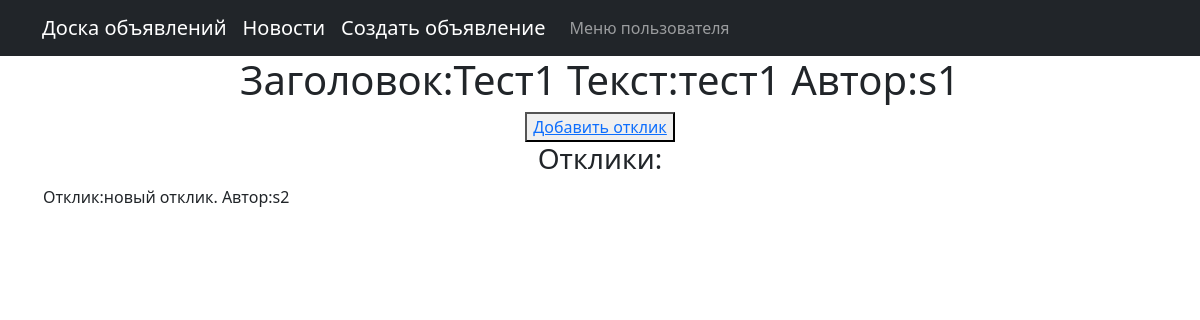
/posts/1, run on the app's committed database.
### news/models.py (models this page shows, shortened)
class Post(models.Model):
    title = models.CharField(max_length=255)
    text = models.CharField(max_length=10000)
    category = models.ForeignKey(Category, on_delete=models.CASCADE)
    author = models.ForeignKey(User, on_delete=models.CASCADE)
    time_creation = models.DateTimeField(auto_now_add=True)
    photo = models.ImageField(upload_to='photos/%Y/%m/%d/', default=None,
                              blank=True, null=True, verbose_name='Фото')
    photo2 = models.ImageField(upload_to='photos2/%Y/%m/%d/', default=None,
                               blank=True, null=True, verbose_name='Фото 2')
    video = EmbedVideoField(default=None, blank=True, null=True, verbose_name='Видео')
    video2 = EmbedVideoField(default=None, blank=True, null=True, verbose_name='Видео 2')
    def __str__(self):
        return f'Заголовок:{self.title.title()} Текст:{self.text} Автор:{self.author.username}'

class User(AbstractUser):
    code = models.CharField(max_length=15, blank=True, null=True)

class Responses(models.Model):
    new = 'NW'
    confirmed = 'CF'
    deleted = 'DL'
    post = models.ForeignKey(Post, on_delete=models.CASCADE)
    author = models.ForeignKey(User, on_delete=models.CASCADE)
    text = models.CharField(max_length=10000)
    status = models.CharField(max_length=2, choices=TYPE, )
    time_creation = models.DateTimeField(auto_now_add=True)
    def __str__(self):
        return f'Отклик:{self.text}. Автор:{self.author.username}'

### news/views.py (the view)
# urls.py: path('<int:pk>', PostDetail.as_view(), name='post_detail'),
class PostDetail(DetailView):
    model = Post
    template_name = 'post.html'
    context_object_name = 'post'
    def get_context_data(self, **kwargs):
        context = super().get_context_data(**kwargs)
        user = self.request.user.username
        s = context.get('post')
        a = str(s.author)
        res_list = [Responses.objects.filter(post=self.kwargs['pk'], status='CF')]
        x, *b = res_list
        context['c'] = False
        if user == a:
            context['is_user'] = True
        if len(x) > 0:
            context['c'] = True
            context['x'] = x
        return context

### templates/post.html (shortened to what this page needs)
{% extends 'flatpages/default.html' %}
{% block content %}
{% if post.video%}
{% load embed_video_tags %}
{% endif %}
{% if post.video2%}
{% load embed_video_tags %}
{% endif %}
<h1>{{ post }}</h1>
<button> <a href='/posts/{{post.id}}/res_create'> Добавить отклик</a> </button>
<h3>Отклики:</h3>
   {% if c%}
       <table>
           {% for i in x %}
           <tr>
               <td>{{ i }}</td>
           </tr>
           {% endfor %}
       </table>
   {% else %}
       <h2>Откликов пока нет!</h2>
   {% endif %}
{% endblock content %}

### data on the page
Post: title+text+author "Заголовок:Тест1 Текст:тест1 Автор:s1"
Responses: text+author "Отклик:новый отклик. Автор:s2"
